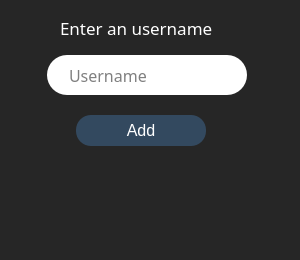
<?xml version="1.0" encoding="UTF-8"?>
<ui version="4.0">
 <class>DialogBasic</class>
 <widget class="QDialog" name="DialogBasic">
  <property name="geometry">
   <rect>
    <x>0</x>
    <y>0</y>
    <width>300</width>
    <height>260</height>
   </rect>
  </property>
  <property name="mouseTracking">
   <bool>false</bool>
  </property>
  <property name="windowTitle">
   <string>Add Contact</string>
  </property>
  <property name="styleSheet">
   <string notr="true">background-color: rgb(38, 38, 38)</string>
  </property>
  <widget class="QPushButton" name="addButton">
   <property name="geometry">
    <rect>
     <x>76</x>
     <y>115</y>
     <width>130</width>
     <height>31</height>
    </rect>
   </property>
   <property name="cursor">
    <cursorShape>PointingHandCursor</cursorShape>
   </property>
   <property name="styleSheet">
    <string notr="true">#addButton
{
	background-color: #33495f;
	border-radius: 15px;
	color: white;
	font-size: 16px;
	font: 8pt &quot;Montserrat&quot;;
}

#addButton:hover
{
	background-color: rgb(83, 118, 154);
}

#addButton:pressed
{
	border: 2px solid #ffffff;
}</string>
   </property>
   <property name="text">
    <string>Add</string>
   </property>
  </widget>
  <widget class="QLineEdit" name="username">
   <property name="geometry">
    <rect>
     <x>47</x>
     <y>55</y>
     <width>200</width>
     <height>40</height>
    </rect>
   </property>
   <property name="font">
    <font>
     <family>Montserrat</family>
     <pointsize>10</pointsize>
     <weight>50</weight>
     <italic>false</italic>
     <bold>false</bold>
    </font>
   </property>
   <property name="styleSheet">
    <string notr="true">#username
{
background-color: rgb(255, 255, 255);
border-radius: 20px;
color: black;
font-size: 16px;
padding: 10px 20px;
font: 10pt &quot;Montserrat&quot;;
}

#username:focus
{
	border: none;
	border: 2px solid #aaaaaa;
}
</string>
   </property>
   <property name="placeholderText">
    <string>Username</string>
   </property>
  </widget>
  <widget class="QLabel" name="label_2">
   <property name="geometry">
    <rect>
     <x>0</x>
     <y>174</y>
     <width>300</width>
     <height>41</height>
    </rect>
   </property>
   <property name="font">
    <font>
     <family>Montserrat</family>
     <pointsize>10</pointsize>
    </font>
   </property>
   <property name="styleSheet">
    <string notr="true">qproperty-alignment: AlignCenter;
color: #f44336;
</string>
   </property>
   <property name="text">
    <string/>
   </property>
  </widget>
  <widget class="QLabel" name="label">
   <property name="geometry">
    <rect>
     <x>60</x>
     <y>20</y>
     <width>171</width>
     <height>16</height>
    </rect>
   </property>
   <property name="font">
    <font>
     <family>Montserrat</family>
     <pointsize>13</pointsize>
    </font>
   </property>
   <property name="styleSheet">
    <string notr="true">color: white</string>
   </property>
   <property name="text">
    <string>Enter an username</string>
   </property>
  </widget>
  <widget class="QLabel" name="label_3">
   <property name="geometry">
    <rect>
     <x>100</x>
     <y>164</y>
     <width>91</width>
     <height>81</height>
    </rect>
   </property>
   <property name="text">
    <string/>
   </property>
  </widget>
 </widget>
 <resources/>
 <connections/>
</ui>
